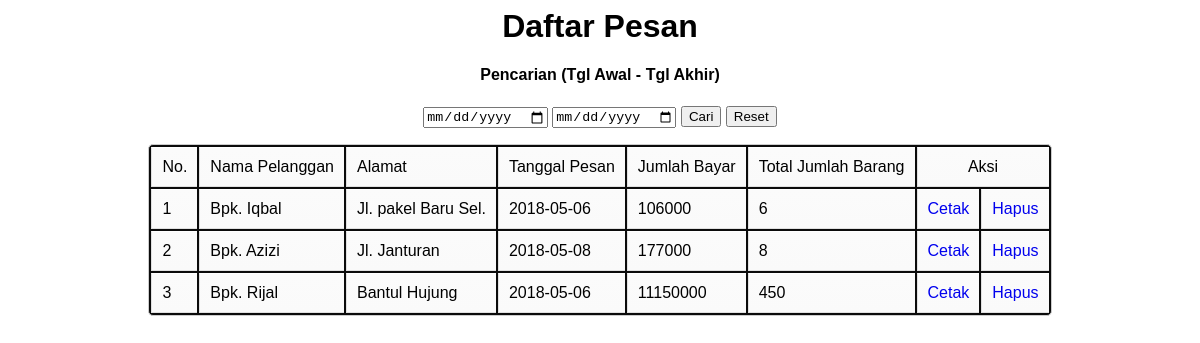
Screenshot of /tampil_customer.php with the database file from the repository.
### tables this page shows
CREATE TABLE `pesan` (
  `namapelanggan` varchar(50) NOT NULL,
  `alamat` varchar(100) NOT NULL,
  `tanggalpesan` date NOT NULL,
  `order1` int(11) NOT NULL,
  `order2` int(11) NOT NULL,
  `order3` int(11) NOT NULL,
  `order4` int(11) NOT NULL,
  `order5` int(11) NOT NULL,
  `order6` int(11) NOT NULL,
  `order7` int(11) NOT NULL,
  `order8` int(11) NOT NULL,
  `order9` int(11) NOT NULL,
  `order10` int(11) NOT NULL,
  `order11` int(11) NOT NULL,
  `order12` int(11) NOT NULL,
  `totalharga` int(11) NOT NULL,
  `totalbarang` int(11) NOT NULL
);

### tampil_customer.php (the view, shortened to what this page needs)
<html>
<head>
</head>
<body>
<center>
<h1>Daftar Pesan </h1>
<h4>Pencarian (Tgl Awal - Tgl Akhir)</h4>
<form action="" method="POST">
<input type="date" name="tglawal">
<input type="date" name="tglakhir">
<input type="submit" id="submit" name="submit2" value="Cari">
<input type="submit" id="submit" name="submit1" value="Reset">
</form>
<table>
<?php
$host = "localhost";
$username = "root";
$password = "";
$db_name = "dbdendi";
$konek = new mysqli($host, $username, $password, $db_name);
$sql = "SELECT * FROM pesan";
$data = $konek->query($sql);
echo "<b><tr><td>No.</td><td>Nama Pelanggan</td><td>Alamat</td><td>Tanggal Pesan</td><td>Jumlah Bayar</td><td>Total Jumlah Barang</td><td colspan=2><center> Aksi</center></td></tr>";
if ($data->num_rows > 0){
  $no = 1;
  while ($row = $data->fetch_assoc()) {
    echo "<tr>";
    echo "<td>".$no++."</td>";
    echo "<td>".$row['namapelanggan']."</td>";
    echo "<td>".$row['alamat']."</td>";
	  echo "<td>".$row['tanggalpesan']."</td>";
	  echo "<td>".$row['totalharga']."</td>";
	  echo "<td>".$row['totalbarang']."</td>";
    echo "<td><a href='struck.php?user=".$row['namapelanggan']."'>Cetak</a></td>";
    echo "<td><a href='delete_pesan.php?user=".$row['namapelanggan']."'>Hapus</a></td>";
    echo "</tr>";
  }
}else{
  echo "Data Kosong!";
}
?>
</table></center>
</body>
</html>

### tampil_customer.php (style rules this page uses)
body { font-family: 'Arial'; }
table { border-radius: 5px; border: #ccc 1px solid; background-color: #0B0B0B; }
table td { padding: 10px 10px; border-top: 1px solid #ffffff; border-bottom: 1px solid #e0e0e0; border-left: 1px solid #e0e0e0; background: #fafafa; background: -webkit-gradient(linear, left top, left bottom, from(#fbfbfb), to(#fafafa)); background: -moz-linear-gradient(top, #fbfbfb, #fafafa); }
a { text-decoration: none; }

### rows the page displays
pesan: namapelanggan "Bpk. Iqbal", alamat "Jl. pakel Baru Sel.", tanggalpesan "2018-05-06", totalharga "106000", totalbarang "6"
pesan: namapelanggan "Bpk. Azizi", alamat "Jl. Janturan", tanggalpesan "2018-05-08", totalharga "177000", totalbarang "8"
pesan: namapelanggan "Bpk. Rijal", alamat "Bantul Hujung", tanggalpesan "2018-05-06", totalharga "11150000", totalbarang "450"
